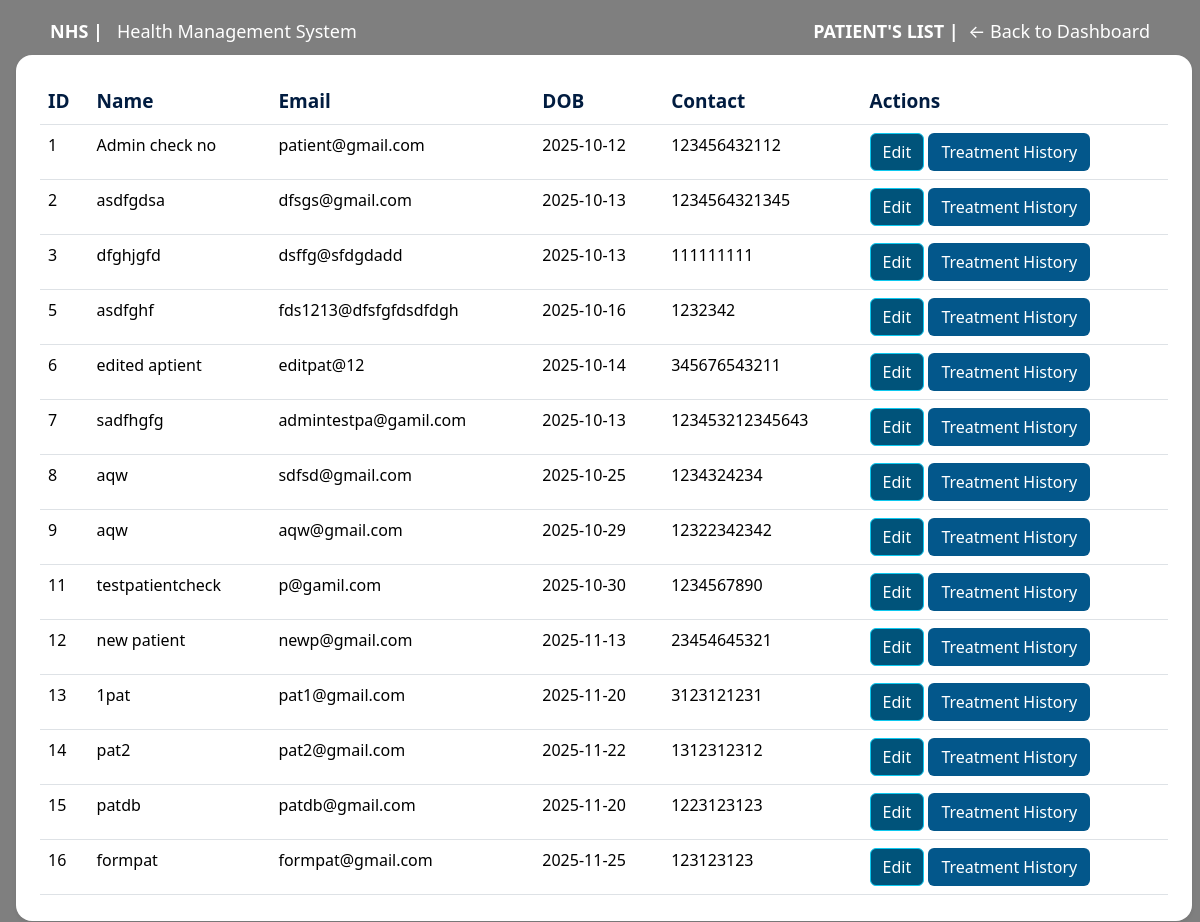
Before: /admin/patients (signed in) with the older database file.
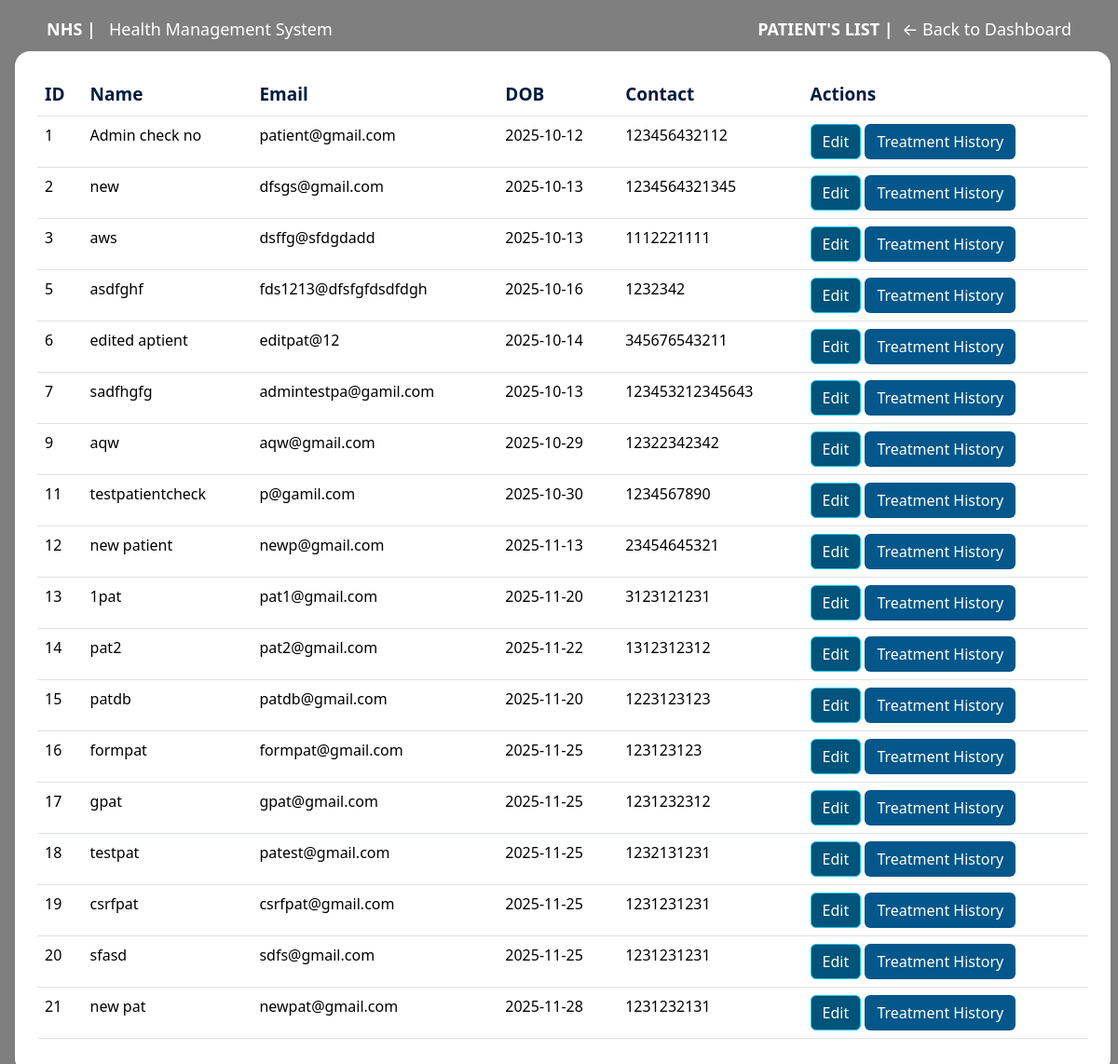
After: the same page with the newer database file.
### models/patient.py (models this page shows, shortened)
class Patient(db.Model, UserMixin):
    __tablename__ = 'patient'
    p_id = db.Column(db.Integer, primary_key=True, autoincrement=True)
    p_email = db.Column(db.String(225), unique=True, nullable=False)
    p_name = db.Column(db.String(225), nullable=False)
    p_password = db.Column(db.String(225), nullable=False)
    p_address = db.Column(db.String(225), nullable=False)
    p_dob = db.Column(db.Date, nullable=False)
    p_tel = db.Column(db.String(15), nullable=True)
    appointments = db.relationship(
        'Appointment',
        back_populates='patient',
        cascade='all, delete-orphan'
    )
    details = db.relationship(
        'PatientDetails',
        uselist=False,
        back_populates='patient',
        cascade='all, delete-orphan'
    )

### app/routes/admin/patients_list.py (the view)
@csrf.exempt
@admin_bp.route('/patients', methods=['GET', 'POST'])
@login_required
def patients_list():
    if not hasattr(current_user, 'a_email') or current_user.a_email != "admin@nhshospital.com":
        return redirect(url_for('auth.login'))
    patients = Patient.query.all()
    return render_template('admin/patients_list.html', patients=patients)

### app/templates/admin/patients_list.html (shortened to what this page needs)
{% extends 'layout.html' %}
{% block body %} landing-page {% endblock %}
{% block navbar %}
<div class="container nav_bar">
  <div class="d-flex justify-content-between align-items-center mt-2">
      <div><a href="{{ url_for('main.landing_page') }}"><strong>NHS |</strong>  &nbsp;   Health Management System</a> </div>
      <div ><a  href="{{ url_for('admin.dashboard') }}"><strong>PATIENT'S LIST |</strong>&nbsp; ← Back to Dashboard</a></div>
  </div>
</div>
{% endblock %}
{% block body__content %}
<div class="main_container  mx-3 bg-white p-4 shadow-sm rounded-4"
     style="width: 98%; height: 91vh; overflow-y: auto;">
  <table class="table table-hover">
    <thead>
      <tr>
        <th>ID</th>
        <th>Name</th>
        <th>Email</th>
        <th>DOB</th>
        <th>Contact</th>
        <th>Actions</th>
      </tr>
    </thead>
    <tbody>
      {% for patient in patients %}
      <tr>
        <td>{{ patient.p_id }}</td>
        <td>{{ patient.p_name }}</td>
        <td>{{ patient.p_email }}</td>
        <td>{{ patient.p_dob }}</td>
        <td>{{ patient.p_tel }}</td>
        <td>
           <button class="detail_btn btn btn-info"><a href="{{ url_for('admin.edit_patient', patient_id = patient.p_id) }}">Edit</a></button>
          <button class="btn btn-view" ><a href={{ url_for('admin.ptreatment_history', patient_id=patient.p_id)}}>Treatment History</a></button>
        </td>
      </tr>
      {% endfor %}
    </tbody>
  </table>
</div>
{% endblock %}

Changed rows visible on the page:
removed Patient: p_id "8", p_name "aqw", p_email "sdfsd@gmail.com", p_dob "2025-10-25", p_tel "1234324234"
changed Patient "dfsgs@gmail.com": p_name "asdfgdsa" → "new"
changed Patient "dsffg@sfdgdadd": p_name "dfghjgfd" → "aws"; p_tel "111111111" → "1112221111"
added Patient: p_id "17", p_name "gpat", p_email "gpat@gmail.com", p_dob "2025-11-25", p_tel "1231232312"
added Patient: p_id "18", p_name "testpat", p_email "patest@gmail.com", p_dob "2025-11-25", p_tel "1232131231"
added Patient: p_id "19", p_name "csrfpat", p_email "csrfpat@gmail.com", p_dob "2025-11-25", p_tel "1231231231"
added Patient: p_id "20", p_name "sfasd", p_email "sdfs@gmail.com", p_dob "2025-11-25", p_tel "1231231231"
added Patient: p_id "21", p_name "new pat", p_email "newpat@gmail.com", p_dob "2025-11-28", p_tel "1231232131"
